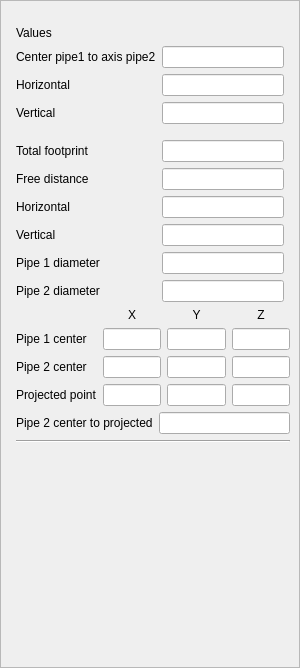
<?xml version="1.0" encoding="UTF-8"?>
<ui version="4.0">
 <class>property_PipeToPipeMeasure</class>
 <widget class="QWidget" name="property_PipeToPipeMeasure">
  <property name="geometry">
   <rect>
    <x>0</x>
    <y>0</y>
    <width>300</width>
    <height>668</height>
   </rect>
  </property>
  <property name="sizePolicy">
   <sizepolicy hsizetype="Preferred" vsizetype="Preferred">
    <horstretch>0</horstretch>
    <verstretch>0</verstretch>
   </sizepolicy>
  </property>
  <property name="maximumSize">
   <size>
    <width>600</width>
    <height>16777215</height>
   </size>
  </property>
  <property name="windowTitle">
   <string>Pipe to pipe properties</string>
  </property>
  <layout class="QGridLayout" name="gridLayout_3">
   <property name="leftMargin">
    <number>0</number>
   </property>
   <property name="topMargin">
    <number>0</number>
   </property>
   <property name="rightMargin">
    <number>0</number>
   </property>
   <property name="bottomMargin">
    <number>0</number>
   </property>
   <item row="0" column="0">
    <widget class="QScrollArea" name="scrollArea">
     <property name="widgetResizable">
      <bool>true</bool>
     </property>
     <widget class="QWidget" name="scrollAreaWidgetContents">
      <property name="geometry">
       <rect>
        <x>0</x>
        <y>0</y>
        <width>298</width>
        <height>666</height>
       </rect>
      </property>
      <layout class="QGridLayout" name="gridLayout_2">
       <item row="9" column="2">
        <widget class="QDoubleEdit" name="Hori2Infield">
         <property name="enabled">
          <bool>true</bool>
         </property>
         <property name="frame">
          <bool>true</bool>
         </property>
         <property name="readOnly">
          <bool>true</bool>
         </property>
        </widget>
       </item>
       <item row="2" column="1">
        <widget class="QLabel" name="ValuesLabel">
         <property name="text">
          <string>Values</string>
         </property>
        </widget>
       </item>
       <item row="5" column="1">
        <widget class="QLabel" name="VertiLabel">
         <property name="text">
          <string>Vertical</string>
         </property>
        </widget>
       </item>
       <item row="6" column="1">
        <spacer name="verticalSpacer_3">
         <property name="orientation">
          <enum>Qt::Vertical</enum>
         </property>
         <property name="sizeType">
          <enum>QSizePolicy::Minimum</enum>
         </property>
         <property name="sizeHint" stdset="0">
          <size>
           <width>20</width>
           <height>10</height>
          </size>
         </property>
        </spacer>
       </item>
       <item row="11" column="2">
        <widget class="QDoubleEdit" name="C1DiamInfield">
         <property name="enabled">
          <bool>true</bool>
         </property>
         <property name="frame">
          <bool>true</bool>
         </property>
         <property name="readOnly">
          <bool>true</bool>
         </property>
        </widget>
       </item>
       <item row="3" column="2">
        <widget class="QDoubleEdit" name="DbetweenAxisInfield">
         <property name="enabled">
          <bool>true</bool>
         </property>
         <property name="frame">
          <bool>true</bool>
         </property>
         <property name="readOnly">
          <bool>true</bool>
         </property>
        </widget>
       </item>
       <item row="1" column="1">
        <spacer name="verticalSpacer_2">
         <property name="orientation">
          <enum>Qt::Vertical</enum>
         </property>
         <property name="sizeType">
          <enum>QSizePolicy::Minimum</enum>
         </property>
         <property name="sizeHint" stdset="0">
          <size>
           <width>20</width>
           <height>10</height>
          </size>
         </property>
        </spacer>
       </item>
       <item row="13" column="1" colspan="3">
        <layout class="QGridLayout" name="gridLayout">
         <item row="2" column="1">
          <widget class="QDoubleEdit" name="Pipe2CenterXInfield">
           <property name="enabled">
            <bool>true</bool>
           </property>
           <property name="readOnly">
            <bool>true</bool>
           </property>
          </widget>
         </item>
         <item row="2" column="0">
          <widget class="QLabel" name="Pipe2CenterLabel">
           <property name="text">
            <string>Pipe 2 center</string>
           </property>
          </widget>
         </item>
         <item row="2" column="3">
          <widget class="QDoubleEdit" name="Pipe2CenterZInfield">
           <property name="enabled">
            <bool>true</bool>
           </property>
           <property name="readOnly">
            <bool>true</bool>
           </property>
          </widget>
         </item>
         <item row="3" column="0">
          <widget class="QLabel" name="ProjectedPointLabel">
           <property name="text">
            <string>Projected point</string>
           </property>
          </widget>
         </item>
         <item row="2" column="2">
          <widget class="QDoubleEdit" name="Pipe2CenterYInfield">
           <property name="enabled">
            <bool>true</bool>
           </property>
           <property name="readOnly">
            <bool>true</bool>
           </property>
          </widget>
         </item>
         <item row="0" column="2">
          <widget class="QLabel" name="YLabel">
           <property name="text">
            <string>Y</string>
           </property>
           <property name="alignment">
            <set>Qt::AlignCenter</set>
           </property>
          </widget>
         </item>
         <item row="1" column="2">
          <widget class="QDoubleEdit" name="Pipe1CenterYInfield">
           <property name="enabled">
            <bool>true</bool>
           </property>
           <property name="readOnly">
            <bool>true</bool>
           </property>
          </widget>
         </item>
         <item row="3" column="1">
          <widget class="QDoubleEdit" name="ProjPointXInfield">
           <property name="enabled">
            <bool>true</bool>
           </property>
           <property name="readOnly">
            <bool>true</bool>
           </property>
          </widget>
         </item>
         <item row="3" column="2">
          <widget class="QDoubleEdit" name="ProjPointYInfield">
           <property name="enabled">
            <bool>true</bool>
           </property>
           <property name="readOnly">
            <bool>true</bool>
           </property>
          </widget>
         </item>
         <item row="0" column="3">
          <widget class="QLabel" name="Zlabel">
           <property name="text">
            <string>Z</string>
           </property>
           <property name="alignment">
            <set>Qt::AlignCenter</set>
           </property>
          </widget>
         </item>
         <item row="1" column="0">
          <widget class="QLabel" name="Pipe1CenterLabel">
           <property name="text">
            <string>Pipe 1 center</string>
           </property>
          </widget>
         </item>
         <item row="0" column="1">
          <widget class="QLabel" name="XLabel">
           <property name="text">
            <string>X</string>
           </property>
           <property name="alignment">
            <set>Qt::AlignCenter</set>
           </property>
          </widget>
         </item>
         <item row="1" column="3">
          <widget class="QDoubleEdit" name="Pipe1CenterZInfield">
           <property name="enabled">
            <bool>true</bool>
           </property>
           <property name="readOnly">
            <bool>true</bool>
           </property>
          </widget>
         </item>
         <item row="1" column="1">
          <widget class="QDoubleEdit" name="Pipe1CenterXInfield">
           <property name="enabled">
            <bool>true</bool>
           </property>
           <property name="readOnly">
            <bool>true</bool>
           </property>
          </widget>
         </item>
         <item row="3" column="3">
          <widget class="QDoubleEdit" name="ProjPointZInfield">
           <property name="enabled">
            <bool>true</bool>
           </property>
           <property name="readOnly">
            <bool>true</bool>
           </property>
          </widget>
         </item>
        </layout>
       </item>
       <item row="9" column="1">
        <widget class="QLabel" name="Hori2Label">
         <property name="text">
          <string>Horizontal</string>
         </property>
        </widget>
       </item>
       <item row="3" column="1">
        <widget class="QLabel" name="DBetwenAxis">
         <property name="text">
          <string>Center pipe1 to axis pipe2</string>
         </property>
        </widget>
       </item>
       <item row="8" column="2">
        <widget class="QDoubleEdit" name="FreeIdstBetCInfield">
         <property name="enabled">
          <bool>true</bool>
         </property>
         <property name="frame">
          <bool>true</bool>
         </property>
         <property name="readOnly">
          <bool>true</bool>
         </property>
        </widget>
       </item>
       <item row="8" column="1">
        <widget class="QLabel" name="FDbetCLabel">
         <property name="text">
          <string>Free distance</string>
         </property>
        </widget>
       </item>
       <item row="0" column="0" rowspan="2" colspan="4">
        <widget class="GenericPropertiesHead" name="genericPropsHeadWidget" native="true"/>
       </item>
       <item row="17" column="0">
        <spacer name="verticalSpacer">
         <property name="orientation">
          <enum>Qt::Vertical</enum>
         </property>
         <property name="sizeHint" stdset="0">
          <size>
           <width>0</width>
           <height>0</height>
          </size>
         </property>
        </spacer>
       </item>
       <item row="4" column="1">
        <widget class="QLabel" name="HoriLabel">
         <property name="text">
          <string>Horizontal</string>
         </property>
        </widget>
       </item>
       <item row="10" column="1">
        <widget class="QLabel" name="Verti2Label">
         <property name="text">
          <string>Vertical</string>
         </property>
        </widget>
       </item>
       <item row="12" column="1">
        <widget class="QLabel" name="C2DiameterLabel">
         <property name="text">
          <string>Pipe 2 diameter</string>
         </property>
        </widget>
       </item>
       <item row="5" column="2">
        <widget class="QDoubleEdit" name="VertiInfield">
         <property name="enabled">
          <bool>true</bool>
         </property>
         <property name="frame">
          <bool>true</bool>
         </property>
         <property name="readOnly">
          <bool>true</bool>
         </property>
        </widget>
       </item>
       <item row="14" column="1" colspan="3">
        <layout class="QHBoxLayout" name="horizontalLayout">
         <item>
          <widget class="QLabel" name="P2CenterToProjLabel">
           <property name="text">
            <string>Pipe 2 center to projected</string>
           </property>
          </widget>
         </item>
         <item>
          <widget class="QDoubleEdit" name="P2CenterToProjInfield">
           <property name="enabled">
            <bool>true</bool>
           </property>
           <property name="frame">
            <bool>true</bool>
           </property>
           <property name="readOnly">
            <bool>true</bool>
           </property>
          </widget>
         </item>
        </layout>
       </item>
       <item row="10" column="2">
        <widget class="QDoubleEdit" name="Verti2Infield">
         <property name="enabled">
          <bool>true</bool>
         </property>
         <property name="frame">
          <bool>true</bool>
         </property>
         <property name="readOnly">
          <bool>true</bool>
         </property>
        </widget>
       </item>
       <item row="11" column="1">
        <widget class="QLabel" name="C1DiameterLabel">
         <property name="text">
          <string>Pipe 1 diameter</string>
         </property>
        </widget>
       </item>
       <item row="16" column="0" colspan="4">
        <widget class="GenericPropertiesFeet" name="genericPropsFeetWidget" native="true"/>
       </item>
       <item row="7" column="1">
        <widget class="QLabel" name="label">
         <property name="text">
          <string>Total footprint</string>
         </property>
        </widget>
       </item>
       <item row="12" column="2">
        <widget class="QDoubleEdit" name="C2DiamInfield">
         <property name="enabled">
          <bool>true</bool>
         </property>
         <property name="frame">
          <bool>true</bool>
         </property>
         <property name="readOnly">
          <bool>true</bool>
         </property>
        </widget>
       </item>
       <item row="4" column="2">
        <widget class="QDoubleEdit" name="HoriInfield">
         <property name="enabled">
          <bool>true</bool>
         </property>
         <property name="frame">
          <bool>true</bool>
         </property>
         <property name="readOnly">
          <bool>true</bool>
         </property>
        </widget>
       </item>
       <item row="15" column="1" colspan="3">
        <widget class="Line" name="line_2">
         <property name="orientation">
          <enum>Qt::Horizontal</enum>
         </property>
        </widget>
       </item>
       <item row="7" column="2">
        <widget class="QDoubleEdit" name="totalFootprintLineEdit">
         <property name="enabled">
          <bool>true</bool>
         </property>
         <property name="readOnly">
          <bool>true</bool>
         </property>
        </widget>
       </item>
      </layout>
     </widget>
    </widget>
   </item>
  </layout>
 </widget>
 <customwidgets>
  <customwidget>
   <class>GenericPropertiesHead</class>
   <extends>QWidget</extends>
   <header location="global">GenericPropertiesHead.h</header>
   <container>1</container>
  </customwidget>
  <customwidget>
   <class>GenericPropertiesFeet</class>
   <extends>QWidget</extends>
   <header>GenericPropertiesFeet.h</header>
   <container>1</container>
  </customwidget>
  <customwidget>
   <class>QDoubleEdit</class>
   <extends>QLineEdit</extends>
   <header>qdoubleedit.h</header>
  </customwidget>
 </customwidgets>
 <tabstops>
  <tabstop>scrollArea</tabstop>
  <tabstop>DbetweenAxisInfield</tabstop>
  <tabstop>HoriInfield</tabstop>
  <tabstop>VertiInfield</tabstop>
  <tabstop>totalFootprintLineEdit</tabstop>
  <tabstop>FreeIdstBetCInfield</tabstop>
  <tabstop>Hori2Infield</tabstop>
  <tabstop>Verti2Infield</tabstop>
  <tabstop>C1DiamInfield</tabstop>
  <tabstop>C2DiamInfield</tabstop>
  <tabstop>Pipe1CenterXInfield</tabstop>
  <tabstop>Pipe1CenterYInfield</tabstop>
  <tabstop>Pipe1CenterZInfield</tabstop>
  <tabstop>Pipe2CenterXInfield</tabstop>
  <tabstop>Pipe2CenterYInfield</tabstop>
  <tabstop>Pipe2CenterZInfield</tabstop>
  <tabstop>ProjPointXInfield</tabstop>
  <tabstop>ProjPointYInfield</tabstop>
  <tabstop>ProjPointZInfield</tabstop>
  <tabstop>P2CenterToProjInfield</tabstop>
 </tabstops>
 <resources>
  <include location="../../../openscantools.qrc"/>
 </resources>
 <connections/>
</ui>
